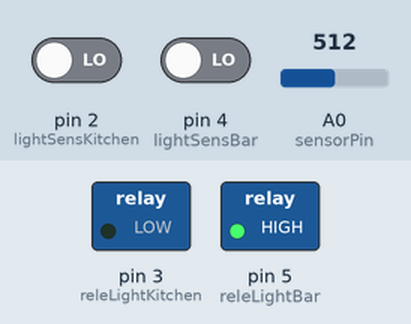
Simulated run of this sketch. Board: Arduino Uno, built with avr-gcc and run on an emulated ATmega328P. On the bench: switched loads named in the sketch (green lamp = pin HIGH). Dashed ring = blinking. Inputs (shaded band) come from the test bench; at power-on: A0 (sensorPin) = 512, pin 2 (lightSensKitchen) LOW, pin 4 (lightSensBar) LOW. What the sketch prints to the serial monitor is not drawn.

Above: at 1.2 s.
1.3 s: A0 (sensorPin) set to 110
4.8 s: A0 (sensorPin) set to 94
6.7 s: pin 2 (lightSensKitchen) driven HIGH
At 7.9 s:
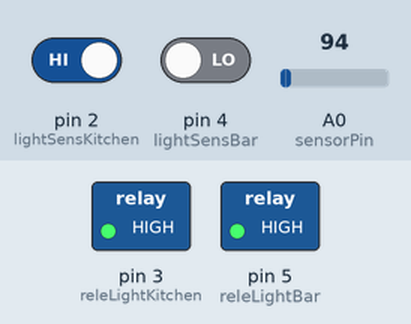
At 37.0 s:
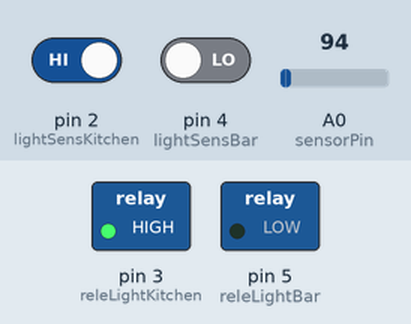
Timing chart, 0 to 38.2 s (numbered marks = the images above; inputs shaded):
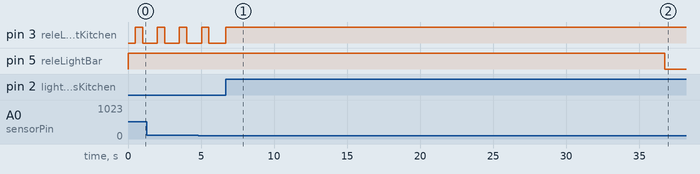

Measured:
- after the input at 6.7 s, pin 3 (releLightKitchen): LOW → HIGH at once
- by itself, pin 3 (releLightKitchen): alternates HIGH for 0.50 s and LOW for 1.0 s

The sketch:

KitchenMove_Air.ino
```cpp
#define lightSensKitchen 2
#define releLightKitchen 3
#define lightSensBar 4
#define releLightBar 5

bool  checkKitchen = true ;
bool  checkBar = true ;
int sensorPin = A0;
int sensorValue = 0;

void setup()
{
  Serial.begin(9600);
  pinMode(lightSensKitchen, INPUT);
  pinMode(releLightKitchen, OUTPUT);
  pinMode(lightSensBar, INPUT);
  pinMode(releLightBar, OUTPUT);
  pinMode(sensorPin, INPUT);
}

void loop()
{
  int seconds = 30 * 100;

  sensorValue = analogRead(sensorPin);
  Serial.println(sensorValue);

  motionBar(checkBar);
  motionKitchen(checkKitchen);
  checkBar = false;
  checkKitchen = false;
  for (int i = 0; i < seconds; i++) {
    if (digitalRead(lightSensBar) == HIGH) {
      checkBar = true;
      motionBar(checkBar);
    }
    if (digitalRead(lightSensKitchen) == HIGH) {
      checkKitchen = true;
      motionKitchen(checkKitchen);
    }
    sensorValue = analogRead(sensorPin);
  Serial.println(sensorValue);
  if(sensorValue>100){
    digitalWrite(releLightKitchen, LOW);
    delay(500);
    digitalWrite(releLightKitchen, HIGH);
    delay(500);
    digitalWrite(releLightKitchen, LOW);
    delay(500);
    }
    delay(10);
  }
}

void motionKitchen(bool check) {
  if (check) {
    digitalWrite(releLightKitchen, HIGH);
  } else {
    digitalWrite(releLightKitchen, LOW);
  }
}

void motionBar(bool check) {
  if (check == true) {
    digitalWrite(releLightBar, HIGH);
  } else {
    digitalWrite(releLightBar, LOW);
  }
}
```
